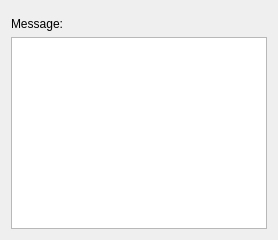
  <widget class="QWizardPage" name="FriendRecommendationsPage">
   <property name="title">
    <string>Friend Recommendations</string>
   </property>
   <property name="subTitle">
    <string>Recommend many friends to each others</string>
   </property>
   <attribute name="pageId">
    <string notr="true">ConnectFriendWizard::Page_FriendRecommendations</string>
   </attribute>
   <layout class="QVBoxLayout" name="verticalLayout_16">
    <item>
     <layout class="QHBoxLayout" name="horizontalLayout_8">
      <item>
       <widget class="FriendSelectionWidget" name="frec_recommendList" native="true">
        <property name="sizePolicy">
         <sizepolicy hsizetype="Preferred" vsizetype="MinimumExpanding">
          <horstretch>0</horstretch>
          <verstretch>0</verstretch>
         </sizepolicy>
        </property>
       </widget>
      </item>
      <item>
       <widget class="FriendSelectionWidget" name="frec_toList" native="true">
        <property name="sizePolicy">
         <sizepolicy hsizetype="Preferred" vsizetype="MinimumExpanding">
          <horstretch>0</horstretch>
          <verstretch>0</verstretch>
         </sizepolicy>
        </property>
       </widget>
      </item>
     </layout>
    </item>
    <item>
     <widget class="QLabel" name="frec_label">
      <property name="text">
       <string>Message:</string>
      </property>
     </widget>
    </item>
    <item>
     <widget class="QTextEdit" name="frec_messageEdit">
      <property name="sizePolicy">
       <sizepolicy hsizetype="Expanding" vsizetype="Preferred">
        <horstretch>0</horstretch>
        <verstretch>0</verstretch>
       </sizepolicy>
      </property>
     </widget>
    </item>
   </layout>
  </widget>
